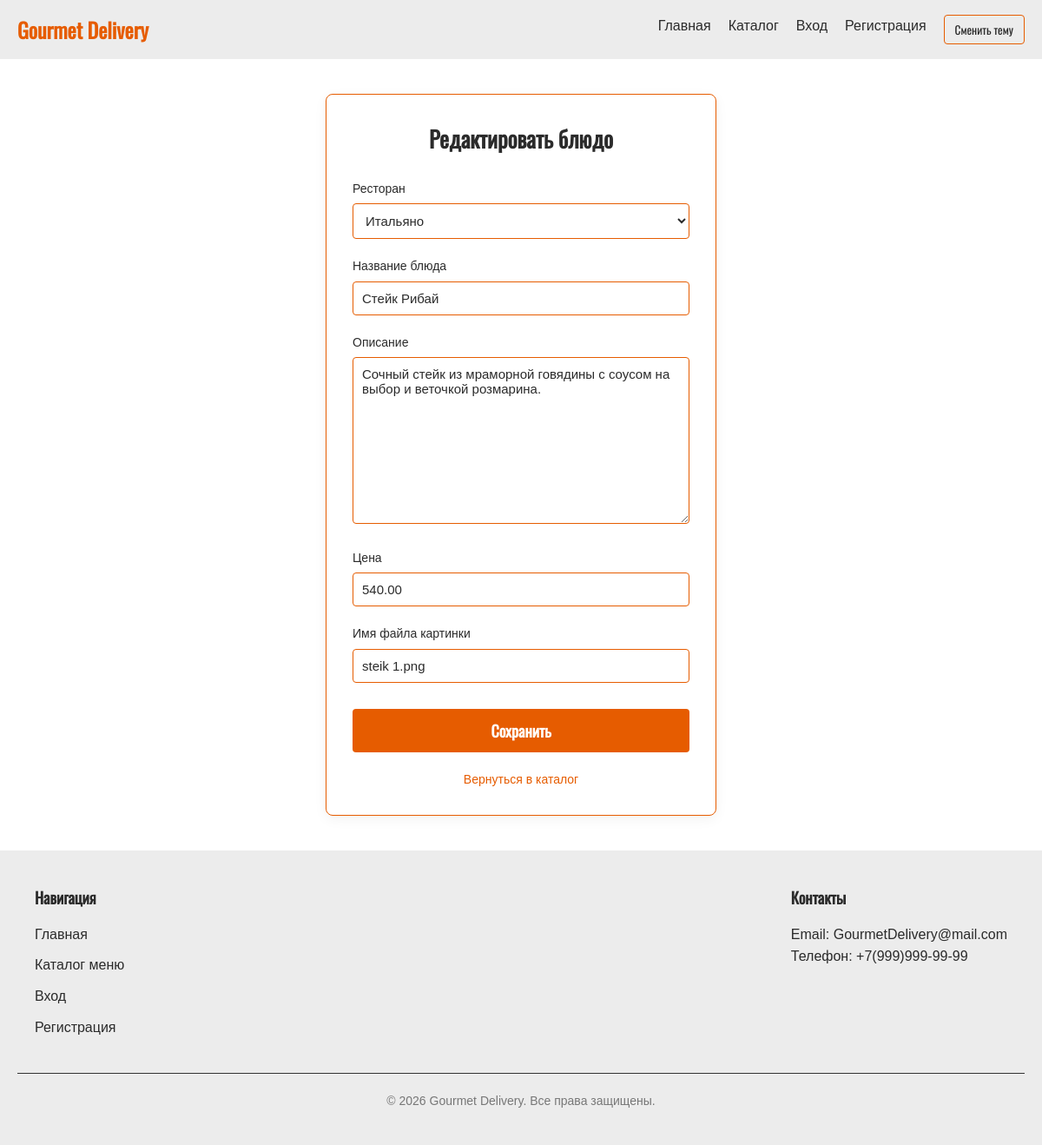
/dish/1/edit/, run on the app's committed database.
### Delivery/models.py (models this page shows, shortened)
class Dish(models.Model):
    restaurant = models.ForeignKey(Restaurant, on_delete=models.CASCADE, related_name='dishes', verbose_name="Ресторан")
    title = models.CharField(max_length=255, verbose_name="Название блюда")
    description = models.TextField(blank=True, verbose_name="Описание")
    price = models.DecimalField(max_digits=10, decimal_places=2, verbose_name="Цена")
    image_name = models.CharField(max_length=100, blank=True, null=True, verbose_name="Имя файла картинки")

### Delivery/views.py (the view)
# urls.py: path('dish/<int:id>/edit/', views.dish_update_view, name='dish_edit'),
def dish_update_view(request, id):
    dish = get_object_or_404(Dish, id=id)
    if request.method == 'POST':
        form = DishForm(request.POST, instance=dish)
        if form.is_valid():
            form.save()
            return redirect('dish_detail', id=dish.id)
    else:
        form = DishForm(instance=dish)
    return render(request, 'Delivery/dish_form.html', {'form': form, 'action_title': 'Редактировать блюдо'})

### Delivery/forms.py (shortened to what this page needs)
class DishForm(forms.ModelForm):
    class Meta:
        model = Dish
        fields = ['restaurant', 'title', 'description', 'price','image_name']

### Delivery/models.py (called while the page is built)
    def __str__(self):
        return self.name

### Delivery/templates/Delivery/dish_form.html (shortened to what this page needs)
{% load static %}
<!DOCTYPE html>
<html lang="ru">
<head>
    <link rel="stylesheet" href="{% static 'style.css' %}">
</head>
<body>
    <header class="header">
        <div class="container header-container">
            <a href="{% url 'index' %}" class="logo">Gourmet Delivery</a>
            <nav class="nav">
                <a href="{% url 'index' %}" class="nav-link">Главная</a>
                <a href="{% url 'catalog' %}" class="nav-link">Каталог</a>
                <a href="{% url 'login' %}" class="nav-link">Вход</a>
                <a href="{% url 'register' %}" class="nav-link">Регистрация</a>
                <button id="theme-toggle" class="btn-theme">Сменить тему</button>
            </nav>
        </div>
    </header>
    <main class="page-content container main-flex-center">
        <div class="form-wrapper form-wrapper-dish">
            <h1>{{ action_title }}</h1>
            <form method="POST">
                {% for field in form %}
                <div class="form-group form-group-dish">
                    <label class="form-label-dish">{{ field.label }}</label>
                    {{ field }}
                </div>
                {% endfor %}
                <button type="submit" class="btn-submit">Сохранить</button>
            </form>
            <div class="form-redirect wrapper-redirect-center">
                <a href="{% url 'catalog' %}" class="link-redirect-catalog">Вернуться в каталог</a>
            </div>
        </div>
    </main>
    <footer class="footer">
        <div class="container footer-container">
            <div class="footer-column">
                <h3>Навигация</h3>
                <ul class="footer-links">
                    <li><a href="{% url 'index' %}">Главная</a></li>
                    <li><a href="{% url 'catalog' %}">Каталог меню</a></li>
                    <li><a href="{% url 'login' %}">Вход</a></li>
                    <li><a href="{% url 'register' %}">Регистрация</a></li>
                </ul>
            </div>
            <div class="footer-column">
                <h3>Контакты</h3>
                <p>Email: GourmetDelivery@mail.com</p>
                <p>Телефон: +7(999)999-99-99</p>
            </div>
        </div>
        <div class="footer-bottom">
            © 2026 Gourmet Delivery. Все права защищены.
        </div>
    </footer>
</body>
</html>

### Delivery/static/style.css (style rules this page uses)
* { box-sizing: border-box; margin: 0; padding: 0; }
:root { --bg-color: #ffffff; --text-color: #2b2b2b; --header-bg: #ececec; --card-bg: #ffffff; --border-color: #e65c00; --primary-color: #e65c00; --primary-hover: #cc5200; --error-color: #cc0000; --footer-bg: #f8f9fa; --input-bg: #ffffff; }
body { font-family: 'Rob', Arial, sans-serif; background-color: var(--bg-color); color: var(--text-color); line-height: 1.6; transition: background-color 0.3s, color 0.3s; display: flex; flex-direction: column; min-height: 100vh; }
h1, h2, h3, .page-title, .logo { font-family: 'Osw', sans-serif; font-weight: 700; }
.container { width: 100%; max-width: 1200px; margin: 0 auto; padding: 0 20px; }
.header { background-color: var(--header-bg); padding: 15px 0; }
.header-container { display: flex; justify-content: space-between; align-items: center; }
.logo { font-size: 24px; color: var(--primary-color); text-decoration: none; }
.nav { display: flex; gap: 20px; }
.nav-link { color: var(--text-color); text-decoration: none; font-weight: 500; }
.btn-theme { font-family: 'Osw', sans-serif; background: none; border: 1px solid var(--primary-color); color: var(--text-color); padding: 6px 12px; cursor: pointer; border-radius: 4px; }
.page-content { padding: 40px 20px; }
.form-wrapper { width: 100%; max-width: 400px; background-color: var(--card-bg); border: 1px solid var(--border-color); padding: 30px; border-radius: 8px; box-shadow: 0 4px 15px rgba(0, 0, 0, 0.05); }
.form-wrapper h1 { margin-bottom: 25px; font-size: 26px; text-align: center; }
.form-group { margin-bottom: 0px; }
.form-group label { display: block; margin-bottom: 6px; font-weight: 500; font-size: 14px; }
.btn-submit { font-family: 'Osw', sans-serif; width: 100%; background-color: var(--primary-color); color: #ffffff; border: none; padding: 12px; font-size: 18px; font-weight: bold; border-radius: 4px; cursor: pointer; margin-top: 10px; }
.form-redirect { text-align: center; margin-top: 20px; font-size: 14px; }
.form-redirect a { color: var(--primary-color); text-decoration: none; }
.footer { background-color: var(--header-bg); color: #ffffff; padding: 40px 20px; font-family: sans-serif; }
.form-wrapper input, .form-wrapper textarea, .form-wrapper select { font-family: 'Rob', Arial, sans-serif; width: 100%; padding: 10px; border: 1px solid var(--border-color); border-radius: 4px; background-color: var(--input-bg); color: var(--text-color); font-size: 15px; box-sizing: border-box; }
.footer-container { max-width: 1200px; margin: 0 auto; display: flex; flex-wrap: wrap; justify-content: space-between; gap: 30px; }
.footer-column h3 { font-size: 18px; margin-bottom: 15px; color: var(--text-color); }
.footer-column p { color: var(--text-color); }
.footer-links { list-style: none; padding: 0; margin: 0; }
.footer-links li { margin-bottom: 10px; }
.footer-links a { color: var(--text-color); text-decoration: none; transition: color 0.3s ease; }
.footer-bottom { max-width: 1200px; margin: 30px auto 0; padding-top: 20px; border-top: 1px solid #333333; text-align: center; color: #777777; font-size: 14px; }
.main-flex-center { min-height: 70vh; display: flex; justify-content: center; align-items: center; }
.form-wrapper-dish { max-width: 450px; width: 100%; }
.form-group-dish { margin-bottom: 20px; }
.form-label-dish { display: block; margin-bottom: 6px; font-weight: 500; }
.link-redirect-catalog { color: var(--primary-color); text-decoration: none; }
.wrapper-redirect-center { text-align: center; margin-top: 20px; }

### data on the page
Dish: form "Итальяно" "Стейк Рибай" "Сочный стейк из мраморной говядины с соусом на выбор и веточкой розмарина." "540.00" "steik 1.png"

### other printed values
{{ action_title }} "Редактировать блюдо"
{{ field.label }} "Ресторан" "Название блюда" "Описание" "Цена" "Имя файла картинки"
